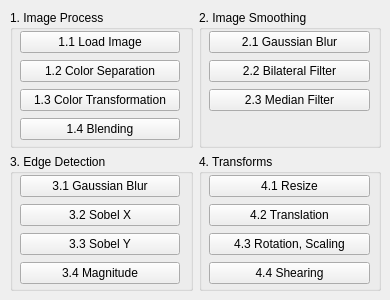
<?xml version="1.0" encoding="UTF-8"?>
<ui version="4.0">
 <class>MainWindow</class>
 <widget class="QMainWindow" name="MainWindow">
  <property name="geometry">
   <rect>
    <x>0</x>
    <y>0</y>
    <width>390</width>
    <height>300</height>
   </rect>
  </property>
  <property name="windowTitle">
   <string>IPCVDL HW1 Q1~4</string>
  </property>
  <widget class="QWidget" name="centralwidget">
   <widget class="QWidget" name="gridLayoutWidget">
    <property name="geometry">
     <rect>
      <x>10</x>
      <y>10</y>
      <width>371</width>
      <height>281</height>
     </rect>
    </property>
    <layout class="QGridLayout" name="gridLayout">
     <item row="0" column="1">
      <widget class="QGroupBox" name="groupBox_2">
       <property name="title">
        <string>2. Image Smoothing</string>
       </property>
       <widget class="QWidget" name="verticalLayoutWidget_2">
        <property name="geometry">
         <rect>
          <x>10</x>
          <y>20</y>
          <width>161</width>
          <height>83</height>
         </rect>
        </property>
        <layout class="QVBoxLayout" name="verticalLayout_2">
         <item>
          <widget class="QPushButton" name="Q2_1">
           <property name="text">
            <string>2.1 Gaussian Blur</string>
           </property>
          </widget>
         </item>
         <item>
          <widget class="QPushButton" name="Q2_2">
           <property name="text">
            <string>2.2 Bilateral Filter</string>
           </property>
          </widget>
         </item>
         <item>
          <widget class="QPushButton" name="Q2_3">
           <property name="text">
            <string>2.3 Median Filter</string>
           </property>
          </widget>
         </item>
        </layout>
       </widget>
      </widget>
     </item>
     <item row="1" column="1">
      <widget class="QGroupBox" name="groupBox_4">
       <property name="title">
        <string>4. Transforms</string>
       </property>
       <widget class="QWidget" name="verticalLayoutWidget_4">
        <property name="geometry">
         <rect>
          <x>10</x>
          <y>20</y>
          <width>161</width>
          <height>112</height>
         </rect>
        </property>
        <layout class="QVBoxLayout" name="verticalLayout_4">
         <item>
          <widget class="QPushButton" name="Q4_1">
           <property name="text">
            <string>4.1 Resize</string>
           </property>
          </widget>
         </item>
         <item>
          <widget class="QPushButton" name="Q4_2">
           <property name="text">
            <string>4.2 Translation</string>
           </property>
          </widget>
         </item>
         <item>
          <widget class="QPushButton" name="Q4_3">
           <property name="text">
            <string>4.3 Rotation, Scaling</string>
           </property>
          </widget>
         </item>
         <item>
          <widget class="QPushButton" name="Q4_4">
           <property name="text">
            <string>4.4 Shearing</string>
           </property>
          </widget>
         </item>
        </layout>
       </widget>
      </widget>
     </item>
     <item row="1" column="0">
      <widget class="QGroupBox" name="groupBox_3">
       <property name="title">
        <string>3. Edge Detection</string>
       </property>
       <widget class="QWidget" name="verticalLayoutWidget_3">
        <property name="geometry">
         <rect>
          <x>10</x>
          <y>20</y>
          <width>160</width>
          <height>112</height>
         </rect>
        </property>
        <layout class="QVBoxLayout" name="verticalLayout_3">
         <item>
          <widget class="QPushButton" name="Q3_1">
           <property name="text">
            <string>3.1 Gaussian Blur</string>
           </property>
          </widget>
         </item>
         <item>
          <widget class="QPushButton" name="Q3_2">
           <property name="text">
            <string>3.2 Sobel X</string>
           </property>
          </widget>
         </item>
         <item>
          <widget class="QPushButton" name="Q3_3">
           <property name="text">
            <string>3.3 Sobel Y</string>
           </property>
          </widget>
         </item>
         <item>
          <widget class="QPushButton" name="Q3_4">
           <property name="text">
            <string>3.4 Magnitude</string>
           </property>
          </widget>
         </item>
        </layout>
       </widget>
      </widget>
     </item>
     <item row="0" column="0">
      <widget class="QGroupBox" name="groupBox_1">
       <property name="title">
        <string>1. Image Process</string>
       </property>
       <widget class="QLabel" name="result">
        <property name="geometry">
         <rect>
          <x>10</x>
          <y>140</y>
          <width>351</width>
          <height>71</height>
         </rect>
        </property>
        <property name="text">
         <string/>
        </property>
       </widget>
       <widget class="QWidget" name="verticalLayoutWidget">
        <property name="geometry">
         <rect>
          <x>10</x>
          <y>20</y>
          <width>160</width>
          <height>112</height>
         </rect>
        </property>
        <layout class="QVBoxLayout" name="verticalLayout">
         <item>
          <widget class="QPushButton" name="Q1_1">
           <property name="text">
            <string>1.1 Load Image</string>
           </property>
          </widget>
         </item>
         <item>
          <widget class="QPushButton" name="Q1_2">
           <property name="text">
            <string>1.2 Color Separation</string>
           </property>
          </widget>
         </item>
         <item>
          <widget class="QPushButton" name="Q1_3">
           <property name="text">
            <string>1.3 Color Transformation</string>
           </property>
          </widget>
         </item>
         <item>
          <widget class="QPushButton" name="Q1_4">
           <property name="text">
            <string>1.4 Blending</string>
           </property>
          </widget>
         </item>
        </layout>
       </widget>
      </widget>
     </item>
    </layout>
   </widget>
  </widget>
 </widget>
 <resources/>
 <connections/>
</ui>
